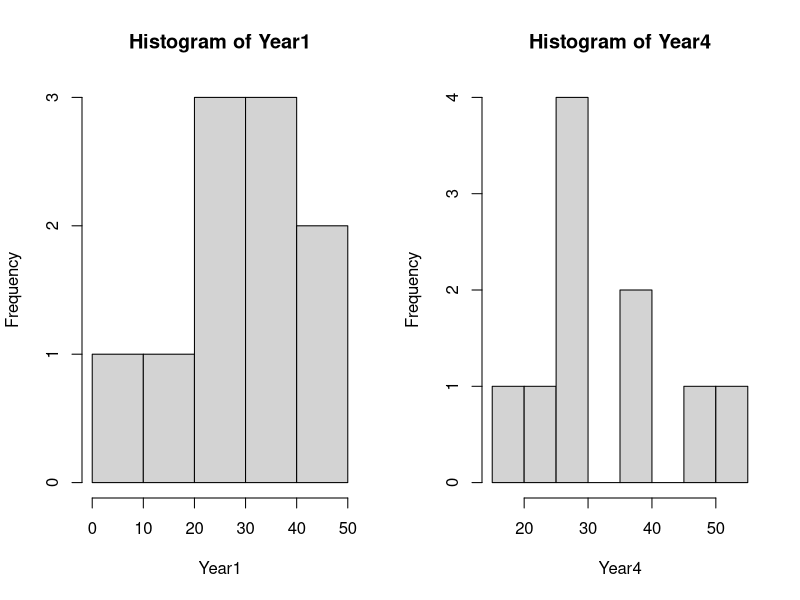
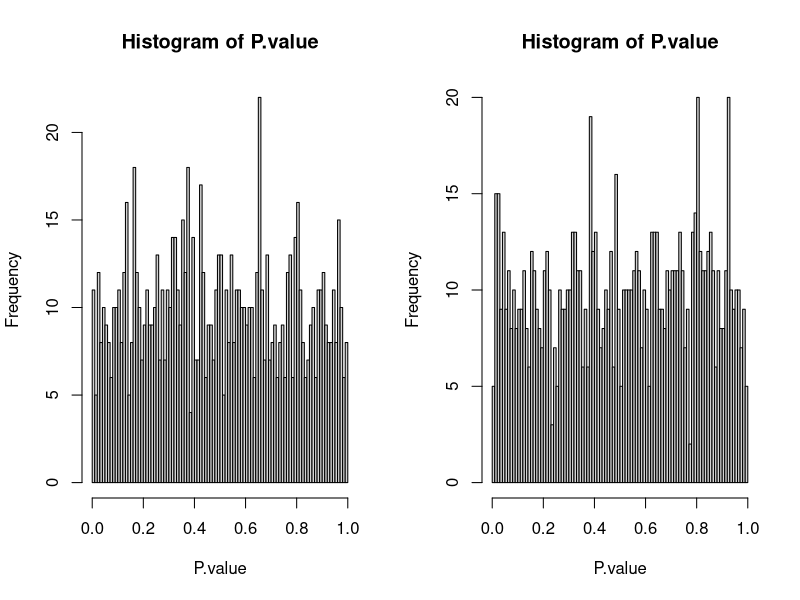
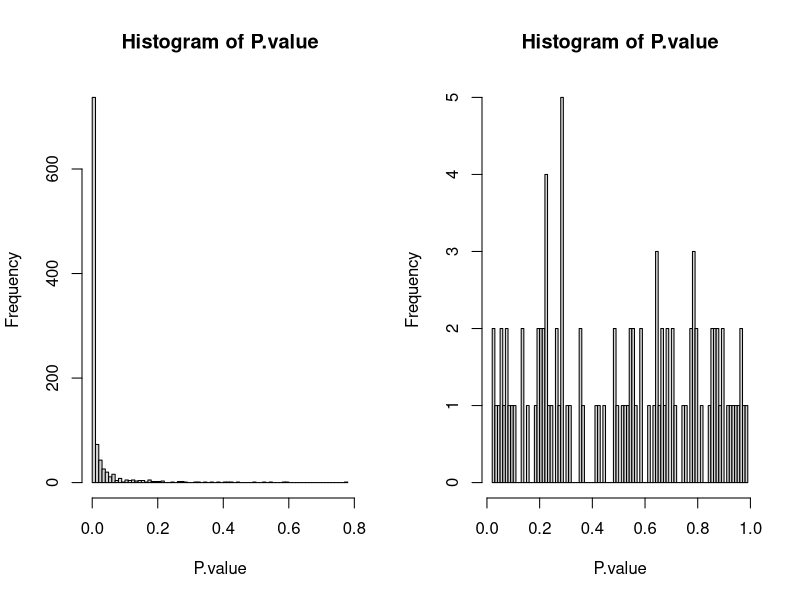
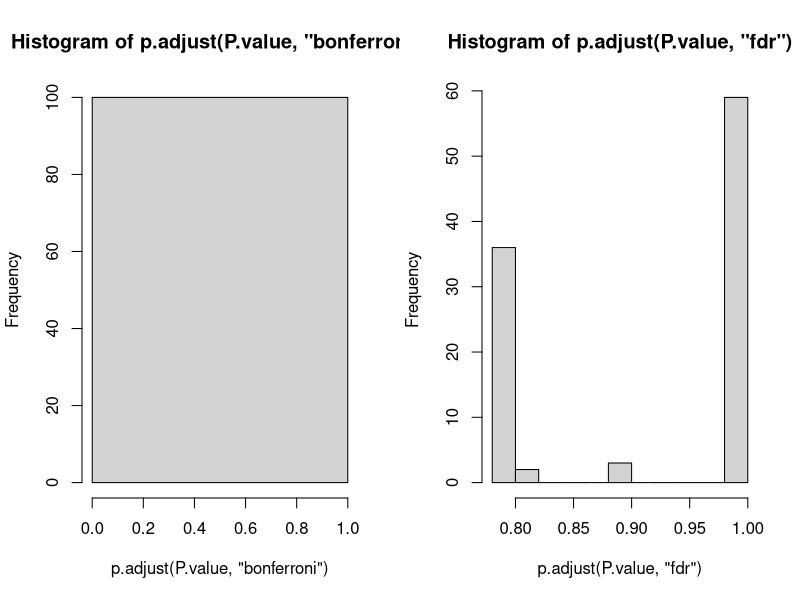

Source code (R) for these figures, in order:
# P-value, type I and type II errors

Year1 <- rnorm(10, 30, 10)
Year4 <- rnorm(10, 30, 10)

par(mfrow=c(1,2))
# Telling computer to display graphs in one row, 2 columns (so side-by-side)

hist(Year1)
hist(Year4)

t.test(Year1, Year4, var.equal=TRUE)

# 2.1 a:
# estimated means are 29.8 and 31.6. The different outputs are because
# there is a small sample size, and the individual points are random,
# leading to some variance.

# p-value is the probability that this result would happen given the
# null hypothesis is true. Since the p-value is 0.6, this outcome
# is very likely if the null hypothesis is true. Which tracks-- we
# know the means are the same.

# df is degrees of freedom, or n-1 for each sample set (10-1, twice)
# t-score: large, means different. small, means similar


P.value <- 1:1000
for (i in 1:1000) {
  Year1 <- rnorm(10, 30, 10)
  Year4 <- rnorm(10, 30, 10)
P.value[i] <- t.test(Year1, Year4, var.equal=T)$p.value}
#p-values of 1000 experiments with same sample size and variance

hist(P.value, breaks=100)
#histogram of p-values of those experiments

sign.tests <- ifelse(P.value<0.05, 1, 0)
#matrix of significant vs not significant p-values

sum(sign.tests)
#total number of significant trials

# 2.1b.
# 51 of 1000 tests were significant, which is about 5%

# Classmates: probably also have about 5% of results being significant
# (meaning you can reject null that means are the same)
# which is what is expected: with a p-value of 0.05,
# there is a 5% chance of having a Type 1 error-- rejecting the null
# hypothesis when it is true.


# 2.1c. Changing sample size
# Changing sample size doesn't affect type 1 error because
# by definition, the p-value of 0.05 allows for 5% possibility of T1Error

P.value <- 1:1000
for (i in 1:1000) {
  Year1 <- rnorm(1000, 30, 10)
  Year4 <- rnorm(1000, 30, 10)
  P.value[i] <- t.test(Year1, Year4, var.equal=T)$p.value}


hist(P.value, breaks=100)

sign.tests <- ifelse(P.value<0.05, 1, 0)

sum(sign.tests)

# Still 54 

#2.1d: change means so they are different

P.value <- 1:1000
for (i in 1:1000) {
  Year1 <- rnorm(2000, 29, 10)
  Year4 <- rnorm(2000, 30, 10)
  P.value[i] <- t.test(Year1, Year4, var.equal=T)$p.value}


hist(P.value, breaks=100)

sign.tests <- ifelse(P.value<0.05, 1, 0)

sum(sign.tests)

# small sample size, still about 5% significant, even though
# the means are different. Large type II error here, accept null tho false.
# large sample size, much more are significant.
# This is because the means ARE different, and this is emphasized
# in a larger sample size

# 2.2 

P.value <- 1:100
for (i in 1:100) {
  Year1 <- rnorm(100, 30, 10)
  Year4 <- rnorm(100, 30, 10)
  P.value[i] <- t.test(Year1, Year4, var.equal=T)$p.value}

hist(P.value, breaks = 100)

hist(p.adjust(P.value, "bonferroni"))

hist(p.adjust(P.value, "fdr"))


# 2.3

Bio <- rnorm(2000, 0, 1)
Tech <- rnorm(1000, 0, 2)
Total <- Bio + Tech

var(Bio)
var(Tech)
var(Total)

# 2.3a. i. Doubling technical replicates
# Reduces noise within biological replicates
# 2.3a. ii. Doubling biological replicates
# Reduces noise around mean; this would be more favorable

# In this case, 1000 biological replicates is already a LOT.
# I think doubling them would not be price advantaged, and
# would definitley be work-heavy compared to technical replicates.


# 2.3c. BONUS:

# SEM = sqrt((variance)/sample size)

# Bio SEM = sqrt((4)/1000)

# Tech SEM = sqrt(1/1000)

# Total SEM = sqrt((Total variance)/sample size)
sqrt(2000)
bio_SEM <- 1/(sqrt(1000))
tech_SEM <- sqrt(5)/sqrt(2000)
total_SEM <- sqrt(5/1000)
